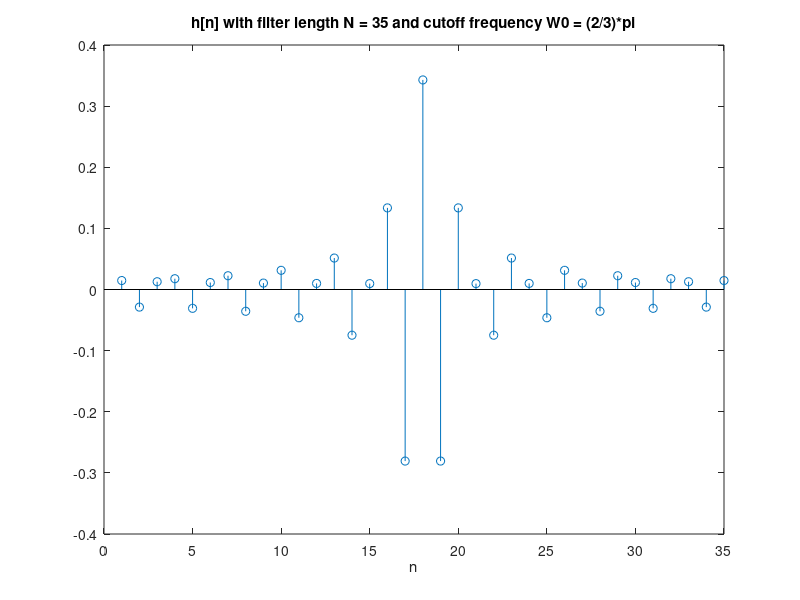
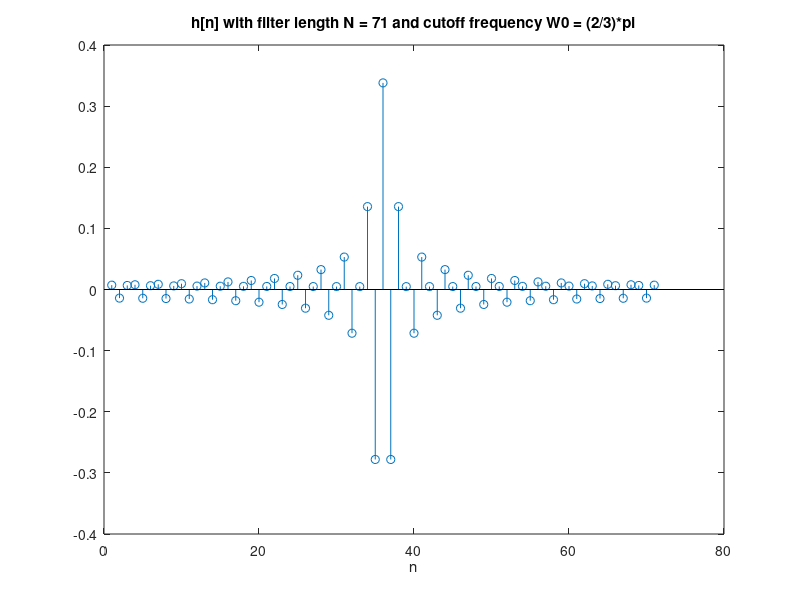
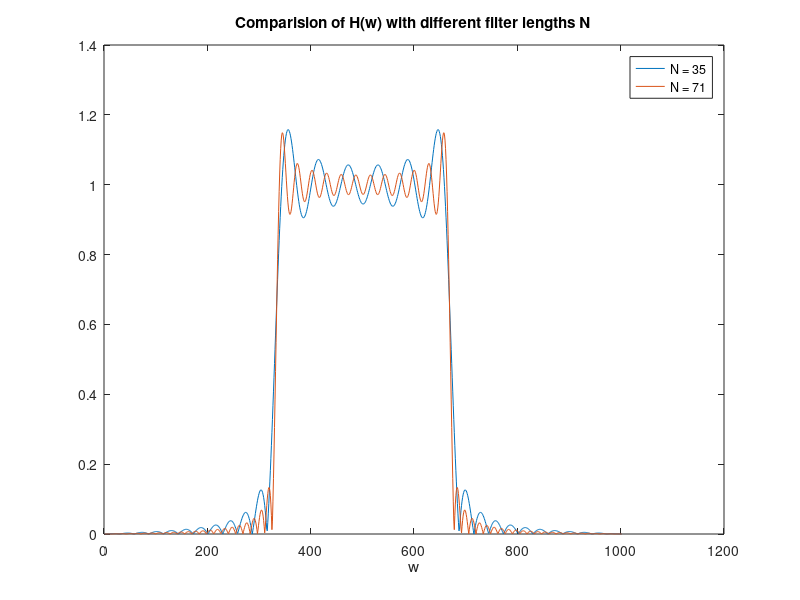

MATLAB code to generate these figures, in order:
%% Part B - Time Convolution

%B.1
n = 0:1000;

u = @(n) (n >= 0) * 1.0 .* (mod(n, 1) == 0);
x = @(n) sin(0.2 * pi * n).*(u(n) - u(n-10));
omegax = linspace(-pi, pi, 1001);
W_omegax = exp(-j).^((0:length(x(n))-1)'*omegax);
X = (x(n)*W_omegax);
figure(1);
plot(abs(X));
title('X(w) = DTFT of x[n]');
xlabel('w');

%B.2
h = @(n) u(n) - u(n-9);
omegah = linspace(-pi, pi, 1001);
W_omegah = exp(-j).^((0:length(h(n))-1)'*omegah);
H = (h(n)*W_omegah);
figure(2);
plot(abs(H));
title('H(w) = DTFT of h[n]');
xlabel('w');

%B.3
Y_1 = X.*H;
figure(3);
plot(abs(Y_1));
hold on;

%B.4
y = conv(x(n),h(n));

%B.5
omegay = linspace(-pi, pi, 1001);
W_omegay = exp(-j).^((0:length(y)-1)'*omegay);
Y_2 = (y*W_omegay);
plot(abs(Y_2), '--');
hold off;
title('Comparision of Y(w) obtained through X(w)H(w) vs DTFT of y[n]');
legend('Y(w) = X(w)H(w)','Y(w) = DTFT of y[n]');
xlabel('w');

disp('B.6: We obtained the same graphs using both methods asked in part B.3 and part B.5 because they ');

%% Part C - FIR Filter Design by Frequency Sampling

%C.1, h[n], N = 35
N = 35;
Omega = linspace(0,2*pi*(1-1/N),N); 
H_d_35 = @(Omega) (mod(Omega,2*pi)>(2/3)*pi).*(mod(Omega,2*pi)<2*pi-(2/3)*pi);
H_35 = H_d_35(Omega);
H_35 = H_35.*exp(-j*Omega*((N-1)/2));
h_35 = real(ifft(H_35));
figure(1);
stem(h_35);
title('h[n] with filter length N = 35 and cutoff frequency W0 = (2/3)*pi');
xlabel('n');

%part of C.2, H(w), N = 35
H_35 = freqz(h_35,1,0:2*pi/1001:2*pi);

%C.3
disp('C.3: The ideal filter is basically perfect; there is no noise around the edges (bandwidth length), while the regular filter would has noise around the edges and would affect the input signal.');

%C.4, h[n], N=71
N = 71;
Omega = linspace(0,2*pi*(1-1/N),N); 
H_d_71 = @(Omega) (mod(Omega,2*pi)>(2/3)*pi).*(mod(Omega,2*pi)<2*pi-(2/3)*pi);
H_71 = H_d_71(Omega);
H_71 = H_71.*exp(-j*Omega*((N-1)/2));
h_71 = real(ifft(H_71));
figure(2);
stem(h_71);
title('h[n] with filter length N = 71 and cutoff frequency W0 = (2/3)*pi');
xlabel('n');

%C.2 and C.4, plots of H(w) with N = 35, 71
H_71 = freqz(h_71,1,0:2*pi/1001:2*pi);
figure(3);
plot(abs(H_35));
hold on;
plot(abs(H_71));
hold off;
title('Comparision of H(w) with different filter lengths N');
xlabel('w');
legend('N = 35', 'N = 71');

disp('C.5: The filter of N = 71 is more accurate as it has more samples than that of N = 35.');